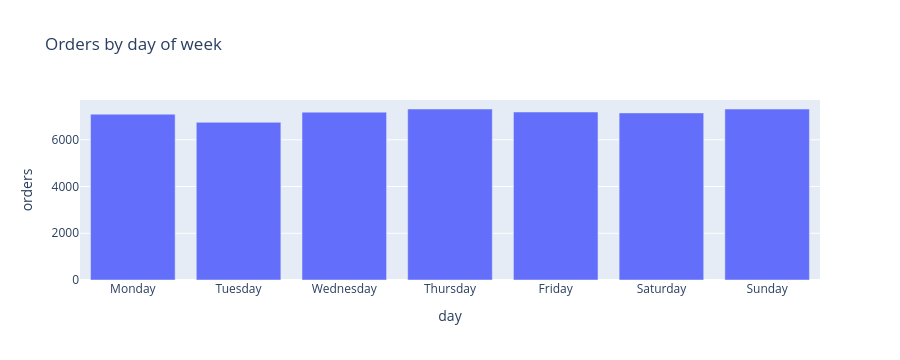

Write notebook code for a chart like this one.
### Code cell
dow_order = ['Monday','Tuesday','Wednesday','Thursday','Friday','Saturday','Sunday']
dow_volume = df.dow.value_counts().reindex(dow_order).reset_index()
dow_volume.columns = ['day', 'orders']
print(dow_volume.to_string(index=False))

fig = px.bar(dow_volume, x='day', y='orders',
             title='Orders by day of week', height=360)
fig.write_html(FIG_DIR / '01_orders_by_dow.html', include_plotlyjs='cdn')
fig.show()

### Figure 1 — Plotly figure (JSON) as saved in the notebook; plotly's stock layout.template omitted (floating-point values rounded to 4 significant figures)
{"data": [{"hovertemplate": "day=%{x}<br>orders=%{y}<extra></extra>", "legendgroup": "", "marker": {"color": "#636efa", "pattern": {"shape": ""}}, "name": "", "orientation": "v", "showlegend": false, "textposition": "auto", "type": "bar", "x": ["Monday", "Tuesday", "Wednesday", "Thursday", "Friday", "Saturday", "Sunday"], "xaxis": "x", "y": [7096, 6748, 7183, 7318, 7189, 7151, 7315], "yaxis": "y"}], "layout": {"barmode": "relative", "height": 360, "legend": {"tracegroupgap": 0}, "title": {"text": "Orders by day of week"}, "xaxis": {"anchor": "y", "domain": [0.0, 1.0], "title": {"text": "day"}}, "yaxis": {"anchor": "x", "domain": [0.0, 1.0], "title": {"text": "orders"}}}}
